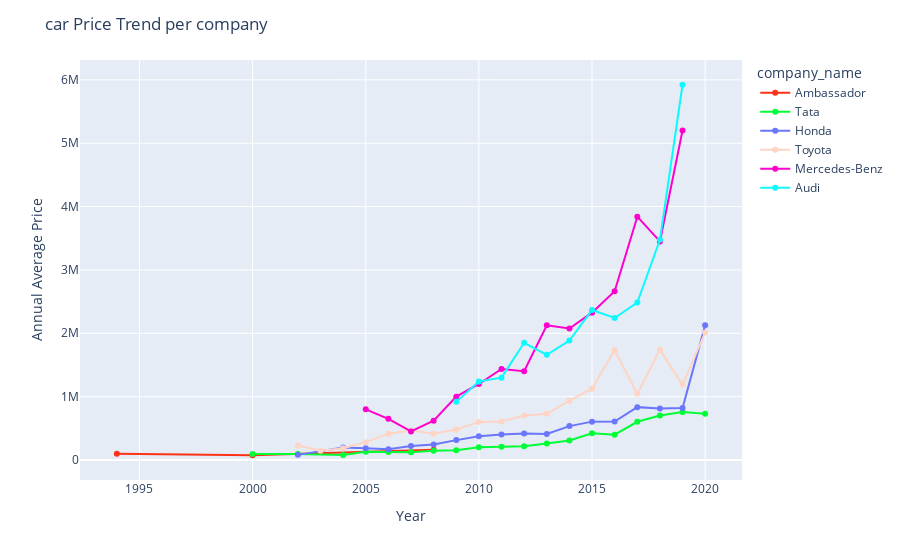

Source (notebook cell):
### Code cell
fig = px.line(price_bycompany_flt
                   ,x='year', y = "selling_price", 
                   color = "company_name", color_discrete_sequence=px.colors.qualitative.Light24)
fig.update_traces(mode='markers+lines')
fig.update_layout(
    title="car Price Trend per company",
    xaxis_title="Year",
    yaxis_title="Annual Average Price")
fig.show()

### Figure 1 — Plotly figure (JSON) as saved in the notebook; plotly's stock layout.template omitted (floating-point values rounded to 4 significant figures)
{"data": [{"hovertemplate": "company_name=Ambassador<br>year=%{x}<br>selling_price=%{y}<extra></extra>", "legendgroup": "Ambassador", "line": {"color": "#FD3216", "dash": "solid"}, "marker": {"symbol": "circle"}, "mode": "markers+lines", "name": "Ambassador", "orientation": "v", "showlegend": true, "type": "scatter", "x": ["1994-01-01T00:00:00", "2000-01-01T00:00:00", "2008-01-01T00:00:00"], "xaxis": "x", "y": [99000, 75000, 161000], "yaxis": "y"}, {"hovertemplate": "company_name=Tata<br>year=%{x}<br>selling_price=%{y}<extra></extra>", "legendgroup": "Tata", "line": {"color": "#00FE35", "dash": "solid"}, "marker": {"symbol": "circle"}, "mode": "markers+lines", "name": "Tata", "orientation": "v", "showlegend": true, "type": "scatter", "x": ["2000-01-01T00:00:00", "2002-01-01T00:00:00", "2004-01-01T00:00:00", "2005-01-01T00:00:00", "2006-01-01T00:00:00", "2007-01-01T00:00:00", "2008-01-01T00:00:00", "2009-01-01T00:00:00", "2010-01-01T00:00:00", "2011-01-01T00:00:00", "2012-01-01T00:00:00", "2013-01-01T00:00:00", "2014-01-01T00:00:00", "2015-01-01T00:00:00", "2016-01-01T00:00:00", "2017-01-01T00:00:00", "2018-01-01T00:00:00", "2019-01-01T00:00:00", "2020-01-01T00:00:00"], "xaxis": "x", "y": [95000, 96000, 78330.0, 129000, 125300.0, 121600.0, 146100.0, 153600.0, 201000.0, 208200.0, 217700.0, 260500.0, 307100.0, 422800.0, 399100.0, 603600.0, 703500.0, 755900.0, 728600.0], "yaxis": "y"}, {"hovertemplate": "company_name=Honda<br>year=%{x}<br>selling_price=%{y}<extra></extra>", "legendgroup": "Honda", "line": {"color": "#6A76FC", "dash": "solid"}, "marker": {"symbol": "circle"}, "mode": "markers+lines", "name": "Honda", "orientation": "v", "showlegend": true, "type": "scatter", "x": ["2002-01-01T00:00:00", "2004-01-01T00:00:00", "2005-01-01T00:00:00", "2006-01-01T00:00:00", "2007-01-01T00:00:00", "2008-01-01T00:00:00", "2009-01-01T00:00:00", "2010-01-01T00:00:00", "2011-01-01T00:00:00", "2012-01-01T00:00:00", "2013-01-01T00:00:00", "2014-01-01T00:00:00", "2015-01-01T00:00:00", "2016-01-01T00:00:00", "2017-01-01T00:00:00", "2018-01-01T00:00:00", "2019-01-01T00:00:00", "2020-01-01T00:00:00"], "xaxis": "x", "y": [81000, 196800.0, 183700.0, 168300.0, 221200.0, 244000.0, 313750, 376300.0, 400800.0, 416600.0, 412000.0, 534700.0, 605700.0, 605800.0, 834500.0, 811000, 820900.0, 2125000], "yaxis": "y"}, {"hovertemplate": "company_name=Toyota<br>year=%{x}<br>selling_price=%{y}<extra></extra>", "legendgroup": "Toyota", "line": {"color": "#FED4C4", "dash": "solid"}, "marker": {"symbol": "circle"}, "mode": "markers+lines", "name": "Toyota", "orientation": "v", "showlegend": true, "type": "scatter", "x": ["2002-01-01T00:00:00", "2003-01-01T00:00:00", "2004-01-01T00:00:00", "2005-01-01T00:00:00", "2006-01-01T00:00:00", "2007-01-01T00:00:00", "2008-01-01T00:00:00", "2009-01-01T00:00:00", "2010-01-01T00:00:00", "2011-01-01T00:00:00", "2012-01-01T00:00:00", "2013-01-01T00:00:00", "2014-01-01T00:00:00", "2015-01-01T00:00:00", "2016-01-01T00:00:00", "2017-01-01T00:00:00", "2018-01-01T00:00:00", "2019-01-01T00:00:00", "2020-01-01T00:00:00"], "xaxis": "x", "y": [229999, 145000, 185000, 281700.0, 415625, 465100.0, 416000, 481900.0, 601200.0, 606600.0, 702700.0, 729500.0, 935800.0, 1125000.0, 1732000.0, 1045000.0, 1739000.0, 1190000.0, 2012000], "yaxis": "y"}, {"hovertemplate": "company_name=Mercedes-Benz<br>year=%{x}<br>selling_price=%{y}<extra></extra>", "legendgroup": "Mercedes-Benz", "line": {"color": "#FE00CE", "dash": "solid"}, "marker": {"symbol": "circle"}, "mode": "markers+lines", "name": "Mercedes-Benz", "orientation": "v", "showlegend": true, "type": "scatter", "x": ["2005-01-01T00:00:00", "2006-01-01T00:00:00", "2007-01-01T00:00:00", "2008-01-01T00:00:00", "2009-01-01T00:00:00", "2010-01-01T00:00:00", "2011-01-01T00:00:00", "2012-01-01T00:00:00", "2013-01-01T00:00:00", "2014-01-01T00:00:00", "2015-01-01T00:00:00", "2016-01-01T00:00:00", "2017-01-01T00:00:00", "2018-01-01T00:00:00", "2019-01-01T00:00:00"], "xaxis": "x", "y": [800000, 650000, 450000, 620000, 1000000, 1200000, 1436250, 1400000, 2125000, 2075000, 2325500, 2662375, 3841000.0, 3450000, 5200000], "yaxis": "y"}, {"hovertemplate": "company_name=Audi<br>year=%{x}<br>selling_price=%{y}<extra></extra>", "legendgroup": "Audi", "line": {"color": "#0DF9FF", "dash": "solid"}, "marker": {"symbol": "circle"}, "mode": "markers+lines", "name": "Audi", "orientation": "v", "showlegend": true, "type": "scatter", "x": ["2009-01-01T00:00:00", "2010-01-01T00:00:00", "2011-01-01T00:00:00", "2012-01-01T00:00:00", "2013-01-01T00:00:00", "2014-01-01T00:00:00", "2015-01-01T00:00:00", "2016-01-01T00:00:00", "2017-01-01T00:00:00", "2018-01-01T00:00:00", "2019-01-01T00:00:00"], "xaxis": "x", "y": [917500, 1240000, 1300000, 1850000, 1660000.0, 1886000.0, 2367000.0, 2241333, 2485000.0, 3475000, 5923000], "yaxis": "y"}], "layout": {"legend": {"title": {"text": "company_name"}, "tracegroupgap": 0}, "margin": {"t": 60}, "title": {"text": "car Price Trend per company"}, "xaxis": {"anchor": "y", "domain": [0, 1], "title": {"text": "Year"}}, "yaxis": {"anchor": "x", "domain": [0, 1], "title": {"text": "Annual Average Price"}}}}
